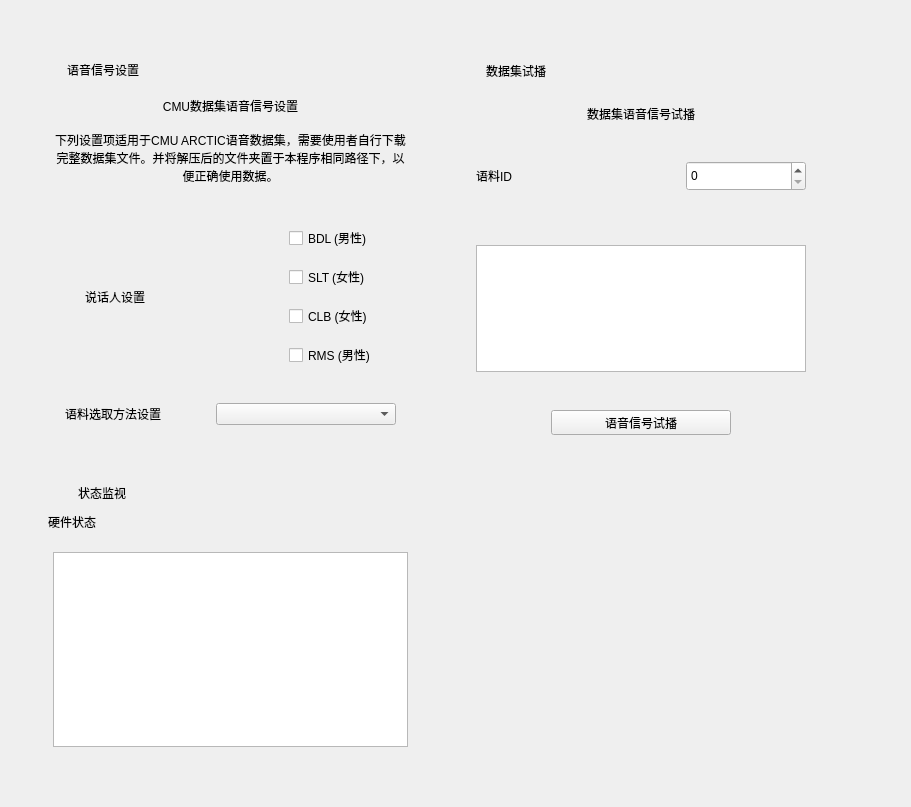
<?xml version="1.0" encoding="UTF-8"?>
<ui version="4.0">
 <class>DatasetInterface</class>
 <widget class="QWidget" name="DatasetInterface">
  <property name="geometry">
   <rect>
    <x>0</x>
    <y>0</y>
    <width>911</width>
    <height>807</height>
   </rect>
  </property>
  <property name="windowTitle">
   <string>Form</string>
  </property>
  <layout class="QHBoxLayout" name="horizontalLayout">
   <item>
    <layout class="QGridLayout" name="gridLayout" columnstretch="1,1,0">
     <property name="sizeConstraint">
      <enum>QLayout::SetDefaultConstraint</enum>
     </property>
     <property name="leftMargin">
      <number>20</number>
     </property>
     <property name="topMargin">
      <number>40</number>
     </property>
     <property name="rightMargin">
      <number>20</number>
     </property>
     <property name="bottomMargin">
      <number>20</number>
     </property>
     <property name="spacing">
      <number>12</number>
     </property>
     <item row="0" column="1">
      <widget class="CardWidget" name="playCard">
       <property name="sizePolicy">
        <sizepolicy hsizetype="Expanding" vsizetype="Fixed">
         <horstretch>0</horstretch>
         <verstretch>0</verstretch>
        </sizepolicy>
       </property>
       <property name="minimumSize">
        <size>
         <width>380</width>
         <height>410</height>
        </size>
       </property>
       <property name="maximumSize">
        <size>
         <width>600</width>
         <height>410</height>
        </size>
       </property>
       <layout class="QVBoxLayout" name="verticalLayout_4">
        <property name="sizeConstraint">
         <enum>QLayout::SetDefaultConstraint</enum>
        </property>
        <item>
         <layout class="QVBoxLayout" name="playVerticalLayout_1" stretch="0,0,0,0,0,0,0,0,0,0">
          <property name="sizeConstraint">
           <enum>QLayout::SetMinAndMaxSize</enum>
          </property>
          <item>
           <layout class="QHBoxLayout" name="playHorizontalLayout_1">
            <property name="leftMargin">
             <number>5</number>
            </property>
            <item>
             <widget class="IconWidget" name="playCardIcon" native="true">
              <property name="minimumSize">
               <size>
                <width>22</width>
                <height>22</height>
               </size>
              </property>
              <property name="maximumSize">
               <size>
                <width>22</width>
                <height>22</height>
               </size>
              </property>
              <property name="icon" stdset="0">
               <iconset resource="../resource.qrc">
                <normaloff>:/images/speaker.png</normaloff>:/images/speaker.png</iconset>
              </property>
             </widget>
            </item>
            <item>
             <spacer name="playHorizontalSpacer_1">
              <property name="orientation">
               <enum>Qt::Horizontal</enum>
              </property>
              <property name="sizeType">
               <enum>QSizePolicy::Fixed</enum>
              </property>
              <property name="sizeHint" stdset="0">
               <size>
                <width>2</width>
                <height>20</height>
               </size>
              </property>
             </spacer>
            </item>
            <item>
             <widget class="StrongBodyLabel" name="playPeriodLabel">
              <property name="text">
               <string>数据集试播</string>
              </property>
             </widget>
            </item>
            <item>
             <spacer name="playHorizontalSpacer_2">
              <property name="orientation">
               <enum>Qt::Horizontal</enum>
              </property>
              <property name="sizeHint" stdset="0">
               <size>
                <width>40</width>
                <height>20</height>
               </size>
              </property>
             </spacer>
            </item>
           </layout>
          </item>
          <item>
           <spacer name="playVerticalSpacer_1">
            <property name="orientation">
             <enum>Qt::Vertical</enum>
            </property>
            <property name="sizeHint" stdset="0">
             <size>
              <width>20</width>
              <height>40</height>
             </size>
            </property>
           </spacer>
          </item>
          <item>
           <widget class="SubtitleLabel" name="playSettingLabel">
            <property name="text">
             <string>数据集语音信号试播</string>
            </property>
            <property name="alignment">
             <set>Qt::AlignCenter</set>
            </property>
           </widget>
          </item>
          <item>
           <spacer name="playVerticalSpacer_2">
            <property name="orientation">
             <enum>Qt::Vertical</enum>
            </property>
            <property name="sizeHint" stdset="0">
             <size>
              <width>20</width>
              <height>40</height>
             </size>
            </property>
           </spacer>
          </item>
          <item>
           <layout class="QHBoxLayout" name="playHorizontalLayout_2">
            <property name="leftMargin">
             <number>25</number>
            </property>
            <property name="topMargin">
             <number>15</number>
            </property>
            <property name="rightMargin">
             <number>25</number>
            </property>
            <property name="bottomMargin">
             <number>15</number>
            </property>
            <item>
             <widget class="BodyLabel" name="playChooseLabel">
              <property name="text">
               <string>语料ID</string>
              </property>
             </widget>
            </item>
            <item>
             <spacer name="playHorizontalSpacer_3">
              <property name="orientation">
               <enum>Qt::Horizontal</enum>
              </property>
              <property name="sizeHint" stdset="0">
               <size>
                <width>40</width>
                <height>20</height>
               </size>
              </property>
             </spacer>
            </item>
            <item>
             <widget class="SpinBox" name="playSpinBox">
              <property name="minimumSize">
               <size>
                <width>120</width>
                <height>30</height>
               </size>
              </property>
              <property name="maximum">
               <number>200</number>
              </property>
              <property name="value">
               <number>0</number>
              </property>
             </widget>
            </item>
           </layout>
          </item>
          <item>
           <spacer name="playVerticalSpacer_3">
            <property name="orientation">
             <enum>Qt::Vertical</enum>
            </property>
            <property name="sizeHint" stdset="0">
             <size>
              <width>20</width>
              <height>40</height>
             </size>
            </property>
           </spacer>
          </item>
          <item>
           <layout class="QHBoxLayout" name="playHorizontalLayout_3">
            <property name="leftMargin">
             <number>25</number>
            </property>
            <property name="topMargin">
             <number>15</number>
            </property>
            <property name="rightMargin">
             <number>25</number>
            </property>
            <property name="bottomMargin">
             <number>15</number>
            </property>
            <item>
             <widget class="TextBrowser" name="playTextBrowser">
              <property name="minimumSize">
               <size>
                <width>0</width>
                <height>0</height>
               </size>
              </property>
              <property name="maximumSize">
               <size>
                <width>16777215</width>
                <height>150</height>
               </size>
              </property>
             </widget>
            </item>
           </layout>
          </item>
          <item>
           <spacer name="playVerticalSpacer_4">
            <property name="orientation">
             <enum>Qt::Vertical</enum>
            </property>
            <property name="sizeHint" stdset="0">
             <size>
              <width>20</width>
              <height>40</height>
             </size>
            </property>
           </spacer>
          </item>
          <item alignment="Qt::AlignHCenter">
           <widget class="PrimaryPushButton" name="playPushButton">
            <property name="minimumSize">
             <size>
              <width>180</width>
              <height>0</height>
             </size>
            </property>
            <property name="maximumSize">
             <size>
              <width>180</width>
              <height>200</height>
             </size>
            </property>
            <property name="text">
             <string>语音信号试播</string>
            </property>
           </widget>
          </item>
          <item>
           <spacer name="playVerticalSpacer_5">
            <property name="orientation">
             <enum>Qt::Vertical</enum>
            </property>
            <property name="sizeHint" stdset="0">
             <size>
              <width>20</width>
              <height>40</height>
             </size>
            </property>
           </spacer>
          </item>
         </layout>
        </item>
       </layout>
      </widget>
     </item>
     <item row="0" column="0">
      <widget class="CardWidget" name="signalCard">
       <property name="sizePolicy">
        <sizepolicy hsizetype="Expanding" vsizetype="Fixed">
         <horstretch>0</horstretch>
         <verstretch>0</verstretch>
        </sizepolicy>
       </property>
       <property name="minimumSize">
        <size>
         <width>380</width>
         <height>410</height>
        </size>
       </property>
       <property name="maximumSize">
        <size>
         <width>600</width>
         <height>410</height>
        </size>
       </property>
       <property name="styleSheet">
        <string notr="true"/>
       </property>
       <layout class="QVBoxLayout" name="verticalLayout_3">
        <property name="sizeConstraint">
         <enum>QLayout::SetDefaultConstraint</enum>
        </property>
        <item>
         <layout class="QVBoxLayout" name="signalVerticalLayout_1">
          <property name="sizeConstraint">
           <enum>QLayout::SetDefaultConstraint</enum>
          </property>
          <item>
           <layout class="QHBoxLayout" name="signalHorizontalLayout_1">
            <property name="leftMargin">
             <number>5</number>
            </property>
            <item>
             <widget class="IconWidget" name="signalCardIcon" native="true">
              <property name="minimumSize">
               <size>
                <width>16</width>
                <height>16</height>
               </size>
              </property>
              <property name="maximumSize">
               <size>
                <width>16</width>
                <height>16</height>
               </size>
              </property>
              <property name="icon" stdset="0">
               <iconset resource="../resource.qrc">
                <normaloff>:/images/dataset.png</normaloff>:/images/dataset.png</iconset>
              </property>
             </widget>
            </item>
            <item>
             <widget class="StrongBodyLabel" name="signalPeriodLabel">
              <property name="text">
               <string>语音信号设置</string>
              </property>
             </widget>
            </item>
            <item>
             <spacer name="signalHorizontalSpacer_1">
              <property name="orientation">
               <enum>Qt::Horizontal</enum>
              </property>
              <property name="sizeHint" stdset="0">
               <size>
                <width>40</width>
                <height>20</height>
               </size>
              </property>
             </spacer>
            </item>
           </layout>
          </item>
          <item>
           <spacer name="signalVerticalSpacer_1">
            <property name="orientation">
             <enum>Qt::Vertical</enum>
            </property>
            <property name="sizeHint" stdset="0">
             <size>
              <width>20</width>
              <height>40</height>
             </size>
            </property>
           </spacer>
          </item>
          <item>
           <widget class="SubtitleLabel" name="signalSettingLabel">
            <property name="text">
             <string>CMU数据集语音信号设置</string>
            </property>
            <property name="alignment">
             <set>Qt::AlignCenter</set>
            </property>
           </widget>
          </item>
          <item>
           <layout class="QHBoxLayout" name="signalHorizontalLayout_2">
            <property name="leftMargin">
             <number>15</number>
            </property>
            <property name="topMargin">
             <number>10</number>
            </property>
            <property name="rightMargin">
             <number>15</number>
            </property>
            <item>
             <widget class="BodyLabel" name="signalHintLabel">
              <property name="text">
               <string>下列设置项适用于CMU ARCTIC语音数据集，需要使用者自行下载完整数据集文件。并将解压后的文件夹置于本程序相同路径下，以便正确使用数据。</string>
              </property>
              <property name="alignment">
               <set>Qt::AlignCenter</set>
              </property>
              <property name="wordWrap">
               <bool>true</bool>
              </property>
              <property name="margin">
               <number>0</number>
              </property>
              <property name="lightColor" stdset="0">
               <color>
                <red>96</red>
                <green>96</green>
                <blue>96</blue>
               </color>
              </property>
              <property name="darkColor" stdset="0">
               <color>
                <red>206</red>
                <green>206</green>
                <blue>206</blue>
               </color>
              </property>
             </widget>
            </item>
           </layout>
          </item>
          <item>
           <spacer name="signalVerticalSpacer_2">
            <property name="orientation">
             <enum>Qt::Vertical</enum>
            </property>
            <property name="sizeType">
             <enum>QSizePolicy::Fixed</enum>
            </property>
            <property name="sizeHint" stdset="0">
             <size>
              <width>20</width>
              <height>20</height>
             </size>
            </property>
           </spacer>
          </item>
          <item>
           <layout class="QHBoxLayout" name="signalHorizontalLayout_3">
            <property name="leftMargin">
             <number>45</number>
            </property>
            <property name="topMargin">
             <number>15</number>
            </property>
            <property name="rightMargin">
             <number>45</number>
            </property>
            <property name="bottomMargin">
             <number>15</number>
            </property>
            <item>
             <widget class="BodyLabel" name="signalUsageLabel">
              <property name="text">
               <string>说话人设置</string>
              </property>
             </widget>
            </item>
            <item>
             <spacer name="signalHorizontalSpacer_2">
              <property name="orientation">
               <enum>Qt::Horizontal</enum>
              </property>
              <property name="sizeHint" stdset="0">
               <size>
                <width>40</width>
                <height>20</height>
               </size>
              </property>
             </spacer>
            </item>
            <item>
             <layout class="QGridLayout" name="signalGridLayout">
              <property name="horizontalSpacing">
               <number>20</number>
              </property>
              <property name="verticalSpacing">
               <number>15</number>
              </property>
              <item row="2" column="0">
               <widget class="CheckBox" name="signalCheckBox_2">
                <property name="text">
                 <string>SLT (女性)</string>
                </property>
               </widget>
              </item>
              <item row="3" column="0">
               <widget class="CheckBox" name="signalCheckBox_3">
                <property name="text">
                 <string>CLB (女性)</string>
                </property>
               </widget>
              </item>
              <item row="1" column="0">
               <widget class="CheckBox" name="signalCheckBox_1">
                <property name="text">
                 <string>BDL (男性)</string>
                </property>
               </widget>
              </item>
              <item row="4" column="0">
               <widget class="CheckBox" name="signalCheckBox_4">
                <property name="text">
                 <string>RMS (男性)</string>
                </property>
               </widget>
              </item>
             </layout>
            </item>
           </layout>
          </item>
          <item>
           <layout class="QHBoxLayout" name="signalHorizontalLayout_4">
            <property name="leftMargin">
             <number>25</number>
            </property>
            <property name="topMargin">
             <number>15</number>
            </property>
            <property name="rightMargin">
             <number>25</number>
            </property>
            <property name="bottomMargin">
             <number>15</number>
            </property>
            <item>
             <widget class="BodyLabel" name="signalVoltageLabel">
              <property name="text">
               <string>语料选取方法设置</string>
              </property>
             </widget>
            </item>
            <item>
             <spacer name="signalHorizontalSpacer_3">
              <property name="orientation">
               <enum>Qt::Horizontal</enum>
              </property>
              <property name="sizeHint" stdset="0">
               <size>
                <width>40</width>
                <height>20</height>
               </size>
              </property>
             </spacer>
            </item>
            <item>
             <widget class="ComboBox" name="signalComboBox">
              <property name="minimumSize">
               <size>
                <width>180</width>
                <height>0</height>
               </size>
              </property>
              <property name="maximumSize">
               <size>
                <width>180</width>
                <height>16777215</height>
               </size>
              </property>
             </widget>
            </item>
           </layout>
          </item>
          <item>
           <spacer name="signalVerticalSpacer_3">
            <property name="orientation">
             <enum>Qt::Vertical</enum>
            </property>
            <property name="sizeHint" stdset="0">
             <size>
              <width>20</width>
              <height>40</height>
             </size>
            </property>
           </spacer>
          </item>
         </layout>
        </item>
       </layout>
      </widget>
     </item>
     <item row="1" column="0">
      <widget class="CardWidget" name="stateCard">
       <property name="minimumSize">
        <size>
         <width>370</width>
         <height>0</height>
        </size>
       </property>
       <property name="maximumSize">
        <size>
         <width>600</width>
         <height>395</height>
        </size>
       </property>
       <layout class="QVBoxLayout" name="verticalLayout_8">
        <item>
         <layout class="QVBoxLayout" name="stateVerticalLayout_1">
          <property name="leftMargin">
           <number>8</number>
          </property>
          <item>
           <layout class="QHBoxLayout" name="stateHorizontalLayout_1">
            <item>
             <widget class="IconWidget" name="stateCardIcon" native="true">
              <property name="minimumSize">
               <size>
                <width>22</width>
                <height>22</height>
               </size>
              </property>
              <property name="maximumSize">
               <size>
                <width>22</width>
                <height>22</height>
               </size>
              </property>
              <property name="icon" stdset="0">
               <iconset resource="../resource.qrc">
                <normaloff>:/images/monitor.png</normaloff>:/images/monitor.png</iconset>
              </property>
             </widget>
            </item>
            <item>
             <spacer name="stateHorizontalSpacer_1">
              <property name="orientation">
               <enum>Qt::Horizontal</enum>
              </property>
              <property name="sizeType">
               <enum>QSizePolicy::Fixed</enum>
              </property>
              <property name="sizeHint" stdset="0">
               <size>
                <width>2</width>
                <height>2</height>
               </size>
              </property>
             </spacer>
            </item>
            <item>
             <widget class="StrongBodyLabel" name="stateLabel">
              <property name="text">
               <string>状态监视</string>
              </property>
             </widget>
            </item>
            <item>
             <spacer name="stateHorizontalSpacer_2">
              <property name="orientation">
               <enum>Qt::Horizontal</enum>
              </property>
              <property name="sizeHint" stdset="0">
               <size>
                <width>40</width>
                <height>20</height>
               </size>
              </property>
             </spacer>
            </item>
           </layout>
          </item>
          <item>
           <spacer name="stateVerticalSpacer_1">
            <property name="orientation">
             <enum>Qt::Vertical</enum>
            </property>
            <property name="sizeType">
             <enum>QSizePolicy::Fixed</enum>
            </property>
            <property name="sizeHint" stdset="0">
             <size>
              <width>20</width>
              <height>3</height>
             </size>
            </property>
           </spacer>
          </item>
          <item>
           <widget class="BodyLabel" name="stateHintLabel">
            <property name="text">
             <string>硬件状态</string>
            </property>
            <property name="lightColor" stdset="0">
             <color>
              <red>96</red>
              <green>96</green>
              <blue>96</blue>
             </color>
            </property>
            <property name="darkColor" stdset="0">
             <color>
              <red>206</red>
              <green>206</green>
              <blue>206</blue>
             </color>
            </property>
           </widget>
          </item>
          <item>
           <layout class="QVBoxLayout" name="stateVerticalLayout_2">
            <property name="leftMargin">
             <number>5</number>
            </property>
            <property name="topMargin">
             <number>15</number>
            </property>
            <property name="rightMargin">
             <number>13</number>
            </property>
            <property name="bottomMargin">
             <number>20</number>
            </property>
            <item>
             <widget class="TextBrowser" name="stateBrowser"/>
            </item>
           </layout>
          </item>
         </layout>
        </item>
       </layout>
      </widget>
     </item>
     <item row="0" column="2">
      <spacer name="horizontalSpacer">
       <property name="orientation">
        <enum>Qt::Horizontal</enum>
       </property>
       <property name="sizeHint" stdset="0">
        <size>
         <width>40</width>
         <height>20</height>
        </size>
       </property>
      </spacer>
     </item>
    </layout>
   </item>
  </layout>
 </widget>
 <customwidgets>
  <customwidget>
   <class>IconWidget</class>
   <extends>QWidget</extends>
   <header>qfluentwidgets</header>
  </customwidget>
  <customwidget>
   <class>CardWidget</class>
   <extends>QFrame</extends>
   <header>qfluentwidgets</header>
   <container>1</container>
  </customwidget>
  <customwidget>
   <class>BodyLabel</class>
   <extends>QLabel</extends>
   <header>qfluentwidgets</header>
  </customwidget>
  <customwidget>
   <class>StrongBodyLabel</class>
   <extends>QLabel</extends>
   <header>qfluentwidgets</header>
  </customwidget>
  <customwidget>
   <class>SubtitleLabel</class>
   <extends>QLabel</extends>
   <header>qfluentwidgets</header>
  </customwidget>
  <customwidget>
   <class>CheckBox</class>
   <extends>QCheckBox</extends>
   <header>qfluentwidgets</header>
  </customwidget>
  <customwidget>
   <class>TextBrowser</class>
   <extends>QTextBrowser</extends>
   <header>qfluentwidgets</header>
  </customwidget>
  <customwidget>
   <class>SpinBox</class>
   <extends>QSpinBox</extends>
   <header>qfluentwidgets</header>
  </customwidget>
  <customwidget>
   <class>ComboBox</class>
   <extends>QComboBox</extends>
   <header>qfluentwidgets</header>
  </customwidget>
  <customwidget>
   <class>PrimaryPushButton</class>
   <extends>QToolButton</extends>
   <header>qfluentwidgets</header>
  </customwidget>
 </customwidgets>
 <resources>
  <include location="../resource.qrc"/>
 </resources>
 <connections/>
</ui>
